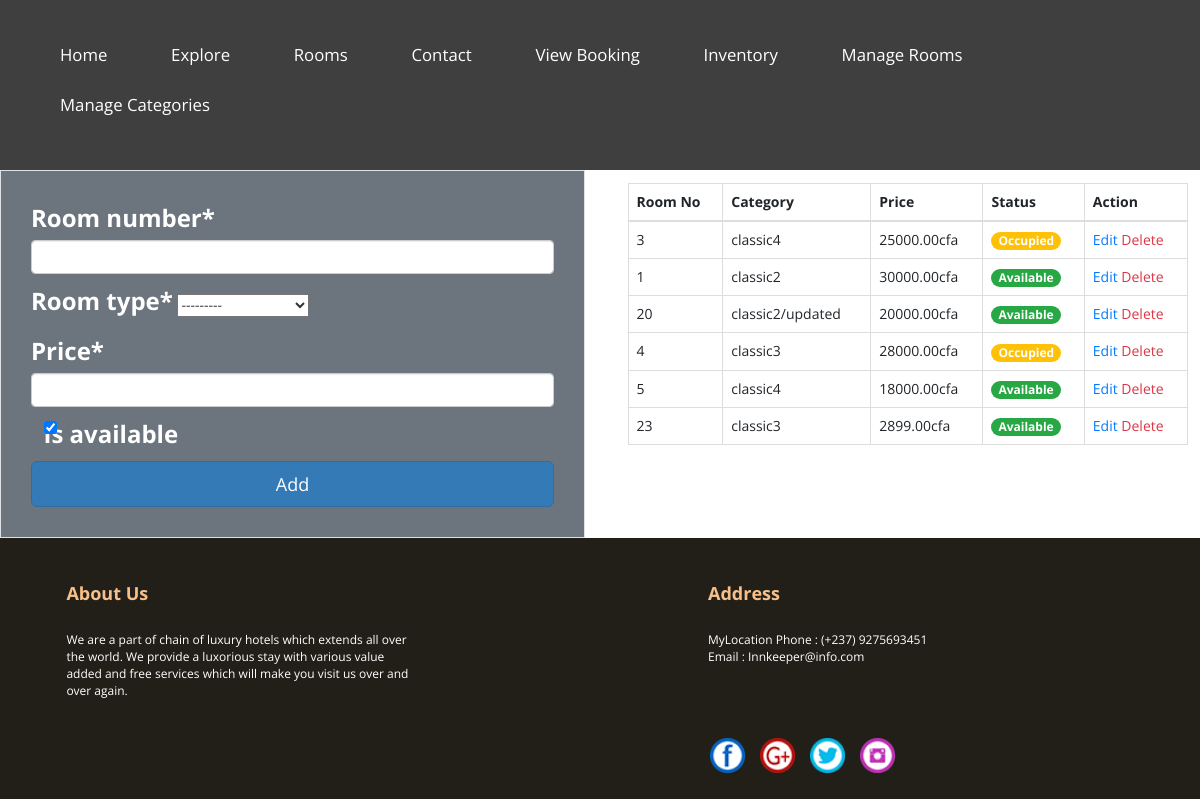
The app's page /add_rooms/ with its own data.
### hotel/models.py (models this page shows, shortened)
class Room(models.Model):
    room_number = models.CharField(max_length=10)
    room_type = models.ForeignKey(RoomType, on_delete=models.CASCADE)
    price = models.DecimalField(max_digits=10, decimal_places=2)
    is_available = models.BooleanField(default=True)
    img = models.ImageField(upload_to='images', null=True, blank=True)

class RoomType(models.Model):
    type_name = models.CharField(max_length=50)
    description = models.TextField()
    def __str__(self):
        return self.type_name

### hotel/views.py (the view)
# urls.py: path('add_rooms/', views.manage_rooms, name='add_rooms'),
def manage_rooms(request):
    rooms = Room.objects.all()
    if request.method == 'POST':
        form = RoomForm(request.POST)
        if form.is_valid():
            form.save()
            return redirect('add_rooms')
    else:
        form = RoomForm()
    return render(request, 'hotel/add_rooms.html', {'rooms': rooms, 'form': form})

### hotel/forms.py
class RoomForm(forms.ModelForm):
    class Meta:
        model = Room
        fields = ['room_number', 'room_type', 'price', 'is_available']

### hotel/templates/hotel/add_rooms.html (shortened to what this page needs)
{% extends "hotel/base.html" %}
{% load crispy_forms_tags %}
{% block content %}
<div class="row">
    <div class="col-md-6">
        <form class="p-4 p-md-5 border rounded-3 bg-secondary"method ="POST">
            {{ form|crispy }}
            <button class="w-100 btn btn-lg btn-primary" type="submit">Add</button>
        </form>
    </div>
    <div class="col-md-6">
        <div class="card-body">
            <table class="table table-bordered">
                <thead>
                    <tr>
                        <th scope="col">Room No</th>
                        <th scope="col">Category</th>
                        <th scope="col">Price</th>
                        <th scope="col">Status</th>
                        <th scope="col">Action</th>
                    </tr>
                </thead>
                <tbody>
                    {% for room in rooms %}
                    <tr>
                        <td>{{room.room_number}}</td>
                        <td>{{room.room_type }}</td>
                        <td>{{room.price }}cfa</td>
                        {% if room.is_available %}
                        <td><span class="badge bg-success">Available</span></td>
                        {% else %}
                        <td><span class="badge bg-warning">Occupied</span></td>
                        {% endif %}
                        <td> <a class="text-primary" href="{% url 'update_room' room.id %}">Edit</a><a class="text-danger" href="{% url  'delete-room' room.id %}"> Delete</a></td>
                    </tr>
                    {% endfor %}
                </tbody>
            </table>
        </div>
    </div>
</div>
{% endblock content %}

### hotel/static/css/main.css (style rules this page uses)
* { margin: 0; padding: 0; font-family: 'Open Sans', sans-serif; }
input, select, textarea, input::-webkit-input-placeholder { font-size: 2vw; }
input, select, textarea { color: #f7c08a; }
label { font-size: 2vw; color: #fff; font-weight: 700; }

### records on screen
Room: room_number "3", room_type "classic4", price "25000.00", is_available "Occupied"
Room: room_number "1", room_type "classic2", price "30000.00", is_available "Available"
Room: room_number "20", room_type "classic2/updated", price "20000.00", is_available "Available"
Room: room_number "4", room_type "classic3", price "28000.00", is_available "Occupied"
Room: room_number "5", room_type "classic4", price "18000.00", is_available "Available"
Room: room_number "23", room_type "classic3", price "2899.00", is_available "Available"
